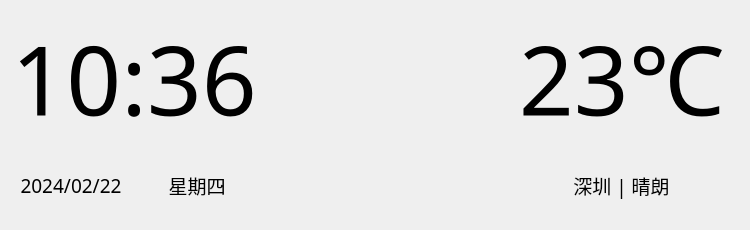
<?xml version="1.0" encoding="UTF-8"?>
<ui version="4.0">
 <class>HttpWeather</class>
 <widget class="QWidget" name="HttpWeather">
  <property name="geometry">
   <rect>
    <x>0</x>
    <y>0</y>
    <width>750</width>
    <height>230</height>
   </rect>
  </property>
  <property name="windowTitle">
   <string>Form</string>
  </property>
  <property name="styleSheet">
   <string notr="true"/>
  </property>
  <layout class="QHBoxLayout" name="horizontalLayout_3">
   <item>
    <layout class="QHBoxLayout" name="horizontalLayout_2" stretch="1,1,1">
     <item>
      <layout class="QVBoxLayout" name="verticalLayout_2" stretch="2,1">
       <item>
        <widget class="QLabel" name="timeLb">
         <property name="font">
          <font>
           <family>Titillium Web</family>
           <pointsize>72</pointsize>
          </font>
         </property>
         <property name="text">
          <string>10:36</string>
         </property>
         <property name="alignment">
          <set>Qt::AlignCenter</set>
         </property>
        </widget>
       </item>
       <item>
        <layout class="QHBoxLayout" name="horizontalLayout">
         <item>
          <widget class="QLabel" name="dataLb">
           <property name="font">
            <font>
             <family>宋体</family>
             <pointsize>14</pointsize>
            </font>
           </property>
           <property name="text">
            <string>2024/02/22</string>
           </property>
           <property name="alignment">
            <set>Qt::AlignCenter</set>
           </property>
          </widget>
         </item>
         <item>
          <widget class="QLabel" name="weekLb">
           <property name="font">
            <font>
             <family>宋体</family>
             <pointsize>14</pointsize>
            </font>
           </property>
           <property name="text">
            <string>星期四</string>
           </property>
           <property name="alignment">
            <set>Qt::AlignCenter</set>
           </property>
          </widget>
         </item>
        </layout>
       </item>
      </layout>
     </item>
     <item>
      <widget class="QLabel" name="PicLb">
       <property name="styleSheet">
        <string notr="true"/>
       </property>
       <property name="text">
        <string/>
       </property>
       <property name="alignment">
        <set>Qt::AlignCenter</set>
       </property>
      </widget>
     </item>
     <item>
      <layout class="QVBoxLayout" name="verticalLayout" stretch="2,1">
       <item>
        <widget class="QLabel" name="tempLb">
         <property name="font">
          <font>
           <family>Titillium Web</family>
           <pointsize>72</pointsize>
          </font>
         </property>
         <property name="text">
          <string>23℃</string>
         </property>
         <property name="alignment">
          <set>Qt::AlignCenter</set>
         </property>
        </widget>
       </item>
       <item>
        <widget class="QLabel" name="areaLb">
         <property name="font">
          <font>
           <family>宋体</family>
           <pointsize>14</pointsize>
          </font>
         </property>
         <property name="text">
          <string>深圳 | 晴朗</string>
         </property>
         <property name="alignment">
          <set>Qt::AlignCenter</set>
         </property>
        </widget>
       </item>
      </layout>
     </item>
    </layout>
   </item>
  </layout>
 </widget>
 <resources/>
 <connections/>
</ui>
